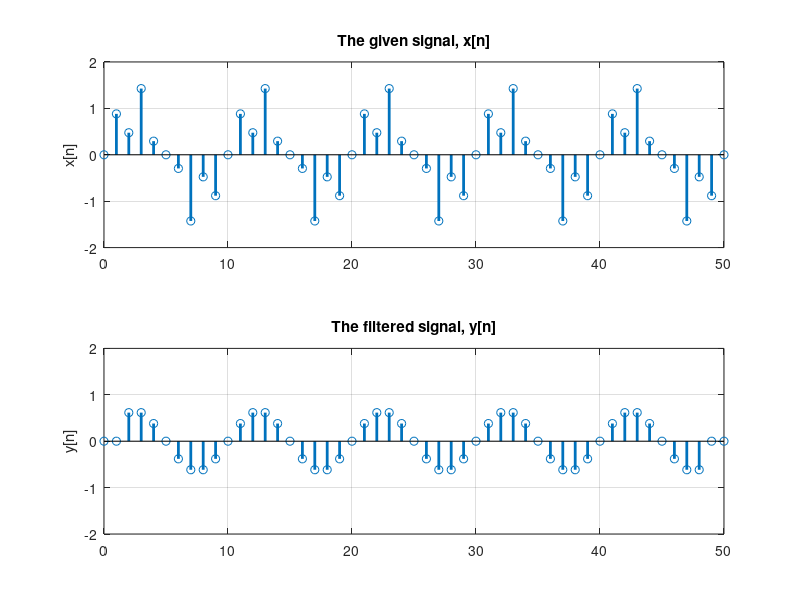

Source code (MATLAB): (Note: this script raises an error after producing the figure.)
n=0:50;
x = sin(0.2*pi*n) + 0.5*sin(0.8*pi*n);
y = [0, 0];

for i=3:length(n)-2
    y(i) = (1/5) * (x(i-2) + x(i-1) + x(i) + x(i+1) + x(i+2));
end
y = [y, 0, 0];

nh = -5:5;
h = [ 0,  0,  0, 1/5, 1/5, 1/5, 1/5, 1/5, 0,  0,  0];
n = 0:50;

subplot(211);
stem(n, x, 'linewidth', 2);
grid;
ylabel('x[n]');
title('The given signal, x[n]');
ylim([-2, 2])

subplot(212);
stem(n, y, 'linewidth', 2);
grid;
ylabel('y[n]');
title('The filtered signal, y[n]');
ylim([-2, 2])
fontname("Times New Roman");
fontsize(12, "points");



% To plot the impulse response
figure
stem(nh, h, 'linewidth', 2);
grid;
ylabel('h[n]');
title('The Impulse Response, h[n]');
ylim([-0.5, 0.5])
fontname("Times New Roman");
fontsize(12, "points");
